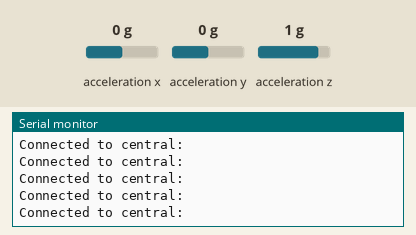
A sketch run on a simulated Arduino Nano 33 BLE. Parts: the last lines printed to the serial monitor. The test bench sets the inputs (shaded band); at power-on: acceleration x 0 g, acceleration y 0 g, acceleration z 1 g. Nothing arrives over Bluetooth unless stated; a phone connects over Bluetooth LE 3 s after start.

Above: at 1.2 s.
1.3 s: acceleration x set to -1.4 g
At 1.57 s:
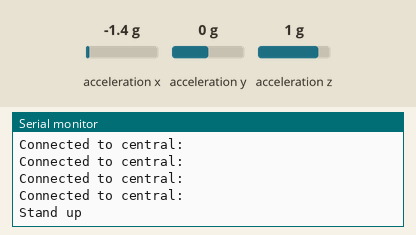
4.3 s: acceleration x set to 0 g
At 4.39 s:
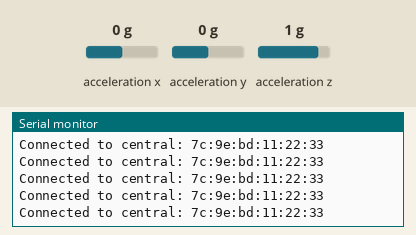

Measured:
- after the input at 1.3 s, the serial monitor: prints a new line after 0.11 s (image 1)

The sketch:

bluetooth.ino
```cpp
#include <ArduinoBLE.h>
#include <Arduino_LSM9DS1.h>

float x, y, z;

int degreesX = 0;
int degreesY = 0;
int totalSits = 0;

unsigned long totalTime = 0;
unsigned long startTime = 0;
boolean sitting = true;

BLEService gyroService("19B10000-E8F2-537E-4F6C-D104768A1214"); // BLE LED Service

BLEByteCharacteristic countCharacteristic("19C20000-E8F2-537E-4F6C-D104768A1214", BLERead | BLEWrite);


void setup() {

  // initialize serial and wait for serial monitor to be opened:
  Serial.begin(9600);
  if (!IMU.begin()) {
    Serial.println("Failed to initialize IMU!");
    while (1);
  }
  // begin initialization:

  if (!BLE.begin()) {
    Serial.println("starting BLE failed!");
    while (true);
  }
  // set advertised local name and service UUID:
  BLE.setLocalName("Gyroscope");
  BLE.setAdvertisedService(gyroService);
  // add the characteristic to the service
  gyroService.addCharacteristic(countCharacteristic);
  // add service:
  BLE.addService(gyroService);
  // set the initial value for the characteristics:
  //countCharacteristic is used to write/read the final sit/stand count
  countCharacteristic.writeValue(0);
  // start advertising
  BLE.advertise();
  Serial.println("BLE Gyroscope");
}

void loop() {
// if the central device wrote to the characteristic,
  // listen for BLE peripherals to connect:
  BLEDevice central = BLE.central();

    Serial.print("Connected to central: ");
    // print the central's MAC address:
    Serial.println(central.address());
//    Serial.println("Start test");
    if (IMU.accelerationAvailable()) {
      IMU.readAcceleration(x, y, z);
    }
    if(sitting && (x > .7 || x < -.7)){
      sitting = false;
      Serial.println("Stand up");
    }
    if(!sitting && (x < .55 && x > -.55)){
      sitting = true;
      totalSits++;
      Serial.println("Sat down");
      Serial.println(totalSits);
      //write total sit value to countCharacteristic
      countCharacteristic.writeValue(totalSits);
    }

  delay(200);
}
```
